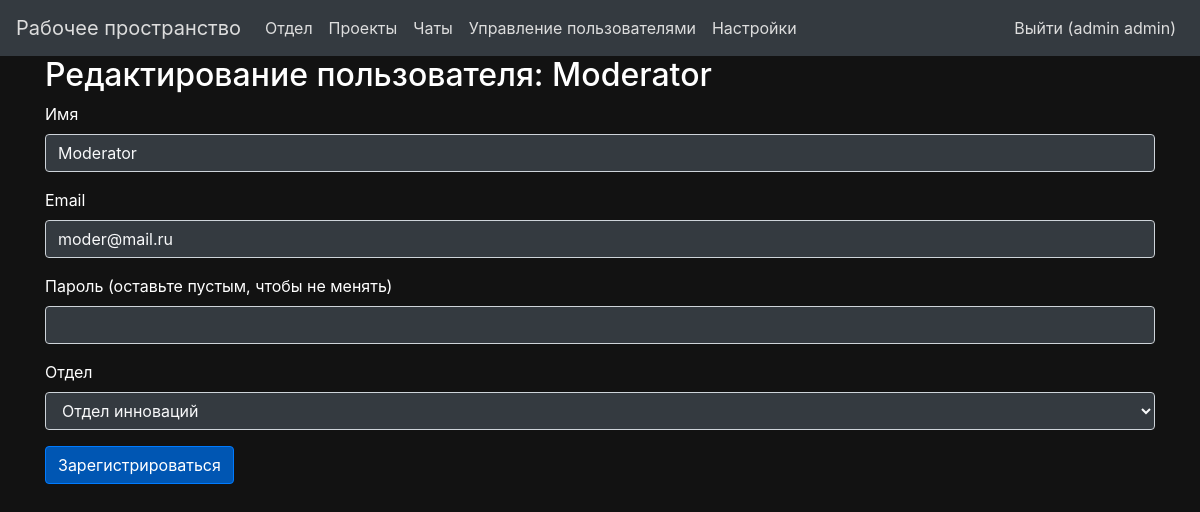
/user/edit/2 (signed in), run on the app's committed database.
### app/models.py (models this page shows, shortened)
class User(db.Model, UserMixin):
    id = db.Column(db.Integer, primary_key=True)
    name = db.Column(db.String(50), nullable=False)
    email = db.Column(db.String(120), unique=True, nullable=False)
    password = db.Column(db.String(200), nullable=False)
    role_id = db.Column(db.Integer, db.ForeignKey('role.id'))
    department_id = db.Column(db.Integer, db.ForeignKey('department.id'))
    registered_on = db.Column(db.DateTime)

### app/views.py (the view, shortened to what this page needs)
@app.route('/user/edit/<int:user_id>', methods=['GET', 'POST'])
@login_required
def edit_user(user_id):
    user = User.query.get_or_404(user_id)
    form = RegistrationForm(obj=user)
    form.department_id.choices = [(d.id, d.name) for d in Department.query.all()]
    return render_template('edit_user.html', form=form, user=user, theme_value=get_theme_value())

### app/forms.py
class RegistrationForm(FlaskForm):
    name = StringField('Имя', validators=[DataRequired()])
    email = StringField('Email', validators=[DataRequired(), Email()])
    password = PasswordField('Пароль', validators=[DataRequired()])
    department_id = SelectField('Отдел', coerce=int)  # Заполнить позже в представлении
    submit = SubmitField('Зарегистрироваться')

### app/__init__.py (called while the page is built)
@login_manager.user_loader
def load_user(user_id):
    return models.User.query.get(int(user_id))

### app/views.py (called while the page is built)
def get_theme_value():
    if current_user.is_authenticated:  # Проверяем, аутентифицирован ли пользователь
        theme_setting = Setting.query.filter_by(user_id=current_user.id, key='theme').first()
        return theme_setting.value == 'dark' if theme_setting else False
    return False  # Если пользователь не аутентифицирован, возвращаем значение по умолчанию

### app/templates/edit_user.html (shortened to what this page needs)
{% extends "base.html" %}
{% block content %}
<h2>Редактирование пользователя: {{ user.name }}</h2>
<form method="POST">
   <div class="form-group">
       {{ form.name.label(class='form-label') }}
       {{ form.name(class='form-control bg-dark text-light' if theme_value else 'form-control bg-light') }}
   </div>
   <div class="form-group">
       {{ form.email.label(class='form-label') }}
       {{ form.email(class='form-control bg-dark text-light' if theme_value else 'form-control bg-light') }}
   </div>
   <div class="form-group">
       {{ form.password.label(class='form-label') }} (оставьте пустым, чтобы не менять)
       {{ form.password(class='form-control bg-dark text-light' if theme_value else 'form-control bg-light') }}
   </div>
   <div class="form-group">
       {{ form.department_id.label(class='form-label') }}
       {{ form.department_id(class='form-control bg-dark text-light' if theme_value else 'form-control bg-light') }}
   </div>
   {{ form.submit(class='btn btn-primary') }}
</form>
{% endblock %}

### app/templates/base.html (shortened to what this page needs)
<!DOCTYPE html>
<html lang="en">
<head>
    <link rel="stylesheet" href="https://stackpath.bootstrapcdn.com/bootstrap/4.5.2/css/bootstrap.min.css">
    <link rel="stylesheet" href="{{ url_for('static', filename='css/styles.css') }}">
</head>
<body class="{{ 'dark' if theme_value else 'light' }}">
    <nav class="navbar navbar-expand-lg {{ 'bg-dark text-light' if theme_value else 'bg-light navbar-light' }}">
        <a class="navbar-brand" href="{{ url_for('index') }}">Рабочее пространство</a>
        <div class="collapse navbar-collapse" id="navbarNav">
            <ul class="navbar-nav mr-auto">
                <li class="nav-item"><a class="nav-link" href="{{ url_for('new_department') }}">Отдел</a></li>
                <li class="nav-item"><a class="nav-link" href="{{ url_for('new_project') }}">Проекты</a></li>
                <li class="nav-item"><a class="nav-link" href="{{ url_for('chat_list') }}">Чаты</a></li>
                {% if current_user.is_authenticated and current_user.role_id == 1 %}
                <li class="nav-item"><a class="nav-link" href="{{ url_for('users') }}">Управление пользователями</a>
                </li>
                {% endif %}
                <li class="nav-item"><a class="nav-link" href="{{ url_for('settings') }}">Настройки</a></li>
            </ul>
            <ul class="navbar-nav ml-auto">
                {% if current_user.is_authenticated %}
                <li class="nav-item"><a class="nav-link" href="{{ url_for('logout') }}">Выйти ({{ current_user.name
                        }})</a></li>
                {% else %}
                <li class="nav-item"><a class="nav-link" href="{{ url_for('register') }}">Регистрация</a></li>
                <li class="nav-item"><a class="nav-link" href="{{ url_for('login') }}">Войти</a></li>
                {% endif %}
            </ul>
        </div>
    </nav>
    <div class="container">
        {% block content %}
        {% endblock %}
    </div>
</body>
</html>

### app/static/css/styles.css (style rules this page uses)
body { transition: background-color 0.5s, color 0.5s; }
.bg-dark { color: white; }
body.dark { background-color: #121212; color: white; }
.btn { transition: background-color 0.5s, color 0.5s; }
.btn-primary { background-color: #007bff; color: white; }
body.dark .btn-primary { background-color: #0056b3; }
a { color: #ddd; }

### data on the page
User: name "admin admin"
User: name "Moderator", email "moder@mail.ru", department_id "Отдел инноваций"
